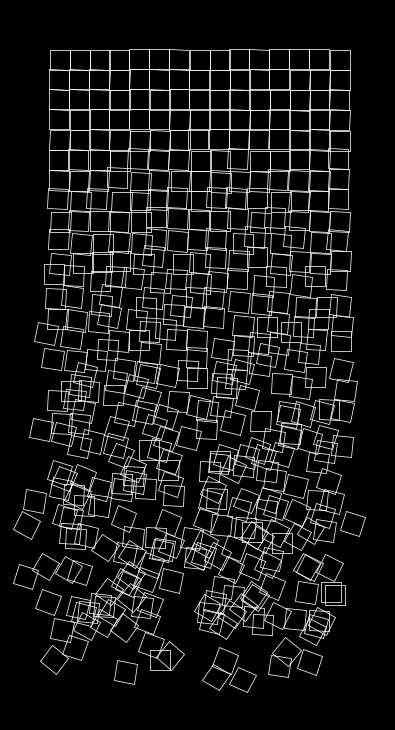
Frame 1 (no input)
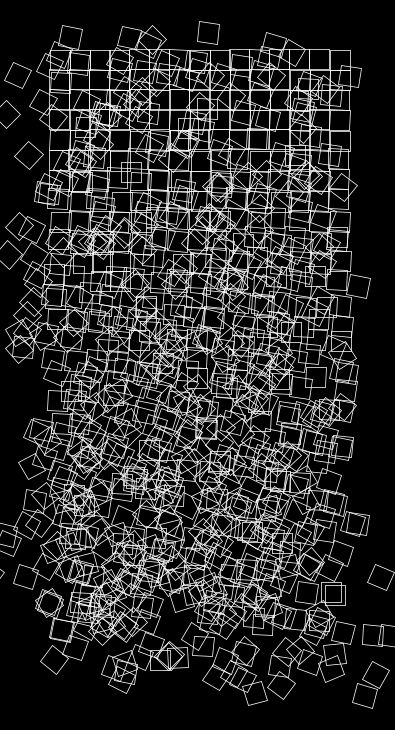
Frame 2 (the mouse pressed at the canvas centre, redrawn once)

The Processing sketch that drew these frames (run headless with seeded random() and noise(); the mouse was pressed at the canvas centre and the sketch redrawn once):

// Processing sketch: processing_185242
// ── processing_185242.pde

//appearance
int columns = 15; //number of squares horizontally 
int rows = 30; //number of squares vertically
int s = 20;  //size of squares

    //15x3 squares before transfiguration
float r = 0; //determines the randomization/placement of squares in lower quadraint
int margin = 20; //margins=20>>columns & rows do not exceed 20 on either side
float n; //aids in randomization
  
//setup
void setup(){
  size(395,730);
  background(0);
  noFill();
  rectMode(CENTER); 
  noLoop();
  strokeWeight(.75); //thickness of line
  stroke (255); //line color
  
}
  

//draw  
void draw(){
  for(int y=1; y<=rows; y++){
    r =r+(y*0.1); //spacing
    for(int x=1; x<=columns; x++){
      pushMatrix(); //stores the setup of the origin (translation & rotation).
      n = random(-r,r);
      translate(margin+(x*s)+(n*.8),margin+(y*s)+(n*.8)); //transfiguration of squares
      rotate(radians(random(r))); 
      rect(20,20,s,s); //rectsize
      popMatrix(); //sets the coordinates back to the stored position.
    }
  }
}
